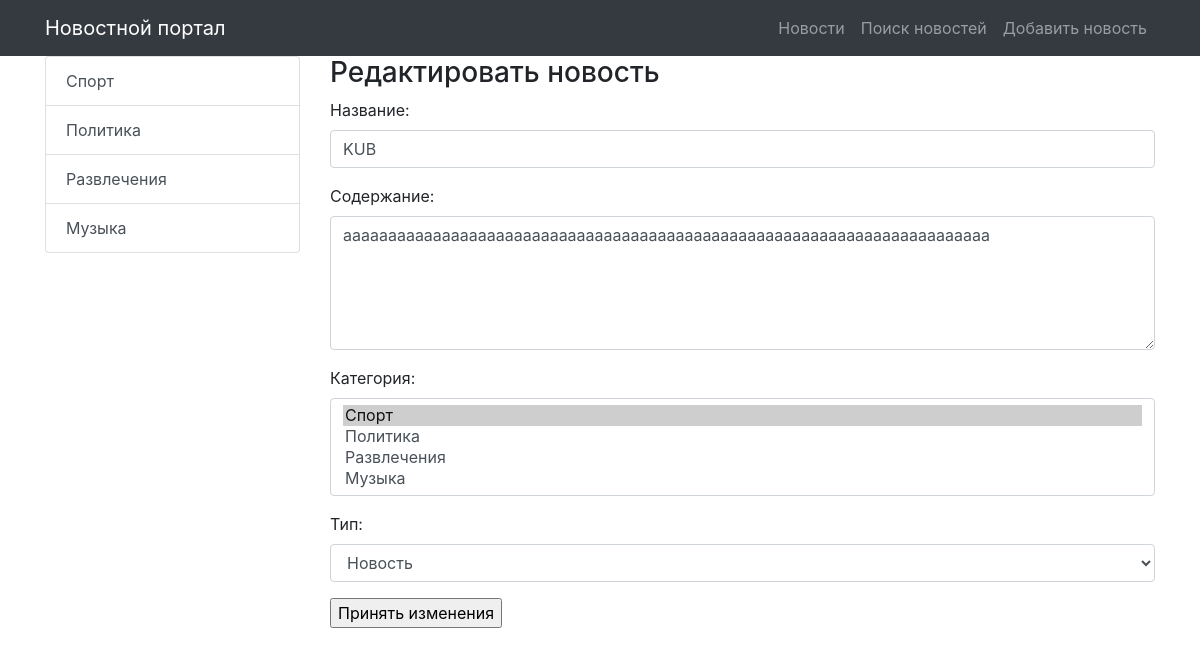
The page /news/edit/77 (signed in) on the database its author committed.
### news/models.py (models this page shows, shortened)
class Category(models.Model):
    title = models.CharField(max_length=255, unique=True)
    subscribers = models.ManyToManyField(User)
    def __str__(self):
        return f"{self.title}"
    def get_absolute_url(self):
        return reverse('news_category', kwargs={'category_id': self.pk})

class Post(models.Model):
    TYPE = [
        ('Article', 'Статья'),
        ('News', 'Новость'),
    ]
    author = models.ForeignKey(Author, on_delete=models.CASCADE, verbose_name='Автор')
    category = models.ManyToManyField(Category, through='PostCategory')
    type = models.CharField(max_length=20, choices=TYPE, verbose_name='Тип', default='Article')
    creation_datetime = models.DateTimeField(auto_now_add=True, verbose_name='Дата публикации')
    title = models.CharField(max_length=255, verbose_name='Название')
    text = models.TextField(verbose_name='Содержание')
    rating = models.IntegerField(default=0)

### news/views.py (the view)
# urls.py: path('edit/<int:pk>', NewsEdit.as_view(), name='news_update'),
class NewsEdit(PermissionRequiredMixin, UpdateView):
    permission_required = ('news.change_post',)
    model = Post
    template_name = 'news_edit.html'
    form_class = NewsForm
    def get_object(self, **kwargs):
        id = self.kwargs.get('pk')
        return Post.objects.get(pk=id)
    def get_context_data(self, **kwargs):
        context = super().get_context_data(**kwargs)
        context['categories'] = Category.objects.all()
        return context

### news/forms.py
class NewsForm(forms.ModelForm):
    class Meta:
        model = Post
        fields = ['title', 'text', 'category', 'type']
        widgets = {
            'title': forms.TextInput(attrs={"class": "form-control"}),
            'text': forms.Textarea(attrs={"class": "form-control", "rows": 5}),
            'type': forms.Select(attrs={"class": "form-control"}),
            'category': forms.SelectMultiple(attrs={"class": "form-control"}),
        }
        labels = {
            'category': 'Категория'
        }

### templates/news_edit.html (shortened to what this page needs)
{% extends 'default.html' %}
{% block content %}
<h3>Редактировать новость</h3>
<form method="POST">
    {{ form.as_p }}
    <input type="submit" value="Принять изменения">
</form>
{% endblock content %}

### templates/default.html (shortened to what this page needs)
{% load static %}
<!DOCTYPE html>
<html lang="en">
<head>
    <link href="{% static 'vendor/bootstrap/css/bootstrap.min.css' %}" rel="stylesheet">
</head>
<body>
<nav class="navbar navbar-expand-lg navbar-dark bg-dark static-top">
    <div class="container">
        <a class="navbar-brand" href="/news/">Новостной портал</a>
        <div class="collapse navbar-collapse" id="navbarResponsive">
            <ul class="navbar-nav ml-auto">
                <li class="nav-item">
                    <a class="nav-link" href="/news/">Новости</a>
                </li>
                <li class="nav-item">
                    <a class="nav-link" href="{% url 'news_search' %}">Поиск новостей</a>
                </li>
                <li class="nav-item">
                    <a class="nav-link" href="{% url 'news_add' %}">Добавить новость</a>
                </li>
            </ul>
        </div>
    </div>
</nav>
<div class="container">
    <div class="row">
        <div class="col-md-3">
            <div class="list-group">
                {% for item in categories %}
                <a href="{{ item.get_absolute_url }}" class="list-group-item list-group-item-action">
                    {{ item.title }}
                </a>
                {% endfor %}
            </div>
        </div>
        <div class="col-md-9">
            {% block content %}
            {% endblock content %}
        </div>
    </div>
</div>
</body>
</html>

### rows shown on the page
Category: title "Спорт"
Category: title "Политика"
Category: title "Развлечения"
Category: title "Музыка"
Post: title "KUB", text "aaaaaaaaaaaaaaaaaaaaaaaaaaaaaaaaaaaaaaaaaaaaaaaaaaaaaaaaaaaaaaaaaaaaaaaa", type "Новость"
